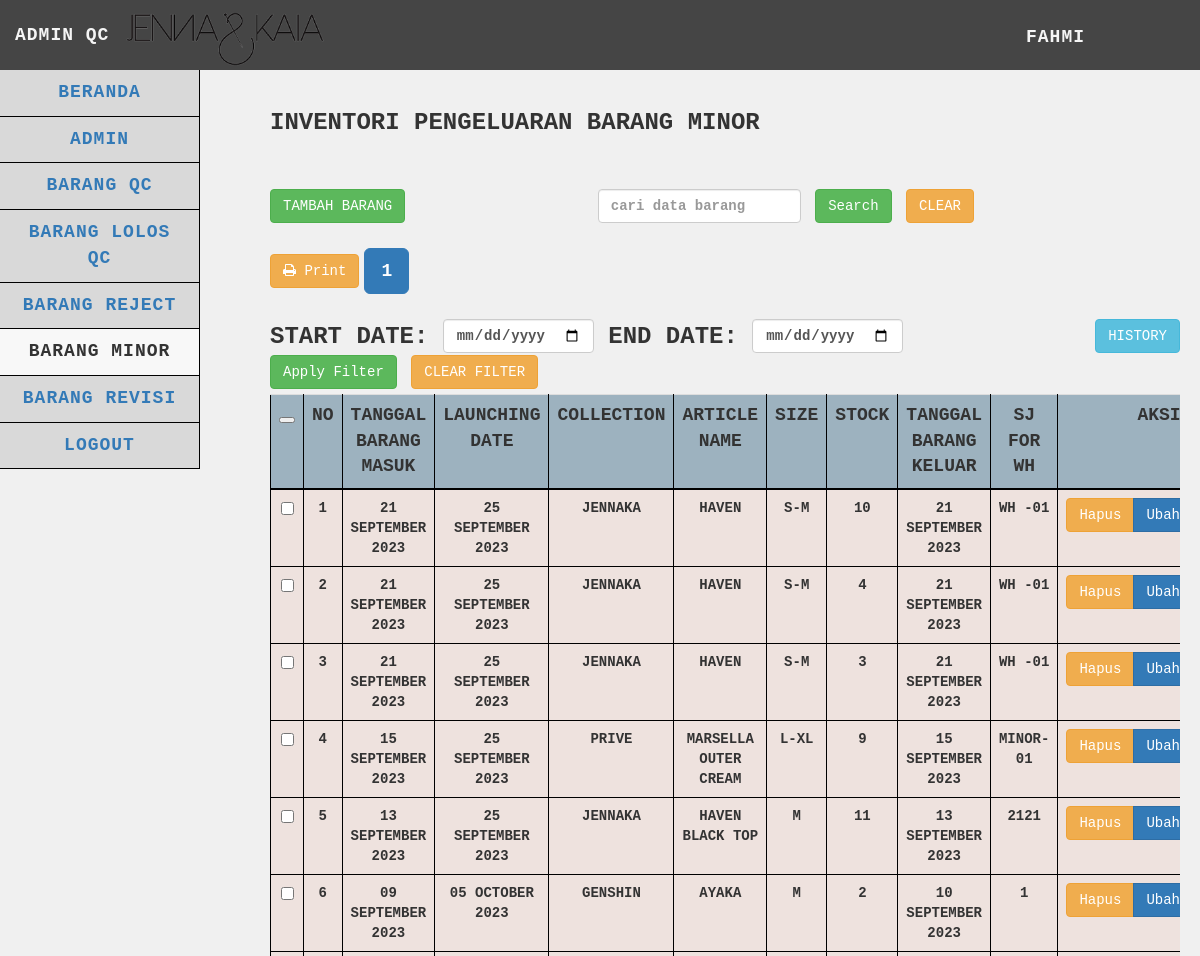
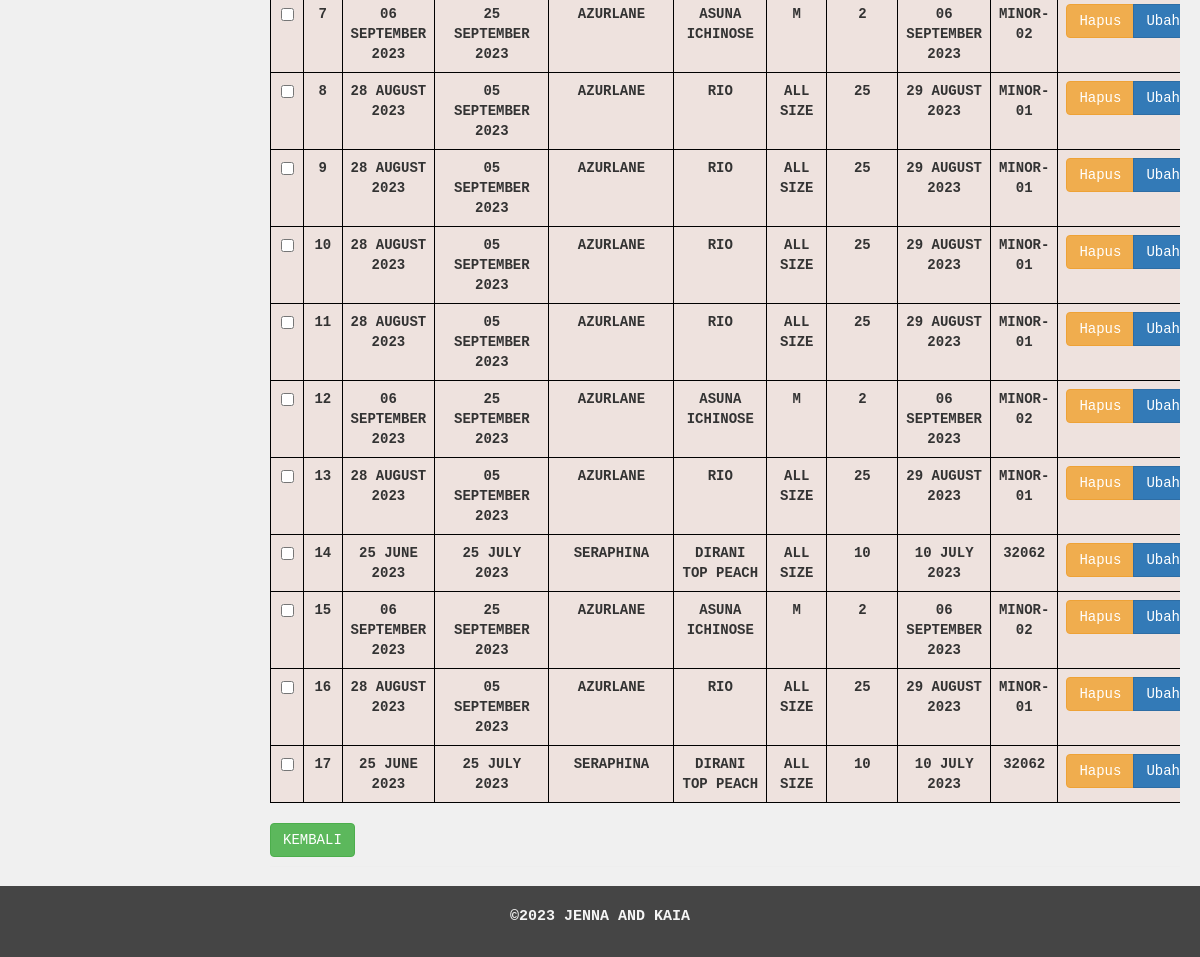
Screenshot of /qc/barangminor/barangminor.php (signed in) with the database file from the repository (2 pictures, top to bottom).
### tables this page shows
CREATE TABLE `barang_minor` (
  `idbarang_minor` int(25) NOT NULL,
  `tgl_brg_masuk` date NOT NULL,
  `launching_date` date NOT NULL,
  `collection` varchar(255) NOT NULL,
  `article_name` varchar(255) NOT NULL,
  `size` varchar(15) NOT NULL,
  `stock` int(255) NOT NULL,
  `tgl_brg_keluar` date NOT NULL,
  `sj_for_wh` varchar(255) NOT NULL,
  `idbarang_qc` int(25) NOT NULL
);

### qc/barangminor/functions.php (called while the page is built, shortened)
<?php
$db = mysqli_connect("localhost", "root", "", "gudangjenna");
function query($query)
{
    global $db;
    $result = mysqli_query($db, $query);
    $rows = [];
    while ($row = mysqli_fetch_assoc($result)) {
        $rows[] = $row;
    }
    return $rows;
}
function getNama($username)
{
    global $db;
    $query = "SELECT nama FROM admin WHERE username = '$username' AND role = 'qc'";
    $result = mysqli_query($db, $query);
    if ($result && mysqli_num_rows($result) > 0) {
        $user = mysqli_fetch_assoc($result);
        return $user['nama'];
    } else {
        return "Nama Tidak Ditemukan";
    }
}
function formatDate($dateString)
{
    $timestamp = strtotime($dateString);
    return date('d F Y', $timestamp);
}

### qc/barangminor/barangminor.php (the view, shortened to what this page needs)
<?php
$barangminor = query("SELECT * FROM barang_minor");
$limit = 20;
$page = isset($_GET['page']) ? $_GET['page'] : 1;
$start = ($page - 1) * $limit;
$start_date = isset($_GET['start_date']) ? $_GET['start_date'] : '';
$end_date = isset($_GET['end_date']) ? $_GET['end_date'] : '';
$date_filter = '';
$search = isset($_GET['search']) ? $_GET['search'] : '';
$search_filter = '';
$query = "SELECT * FROM barang_minor $date_filter $search_filter ORDER BY idbarang_minor DESC LIMIT $start, $limit";
$barangminor = query($query);
$totalRecordsSearchDateFilter = count(query("SELECT * FROM barang_minor $date_filter $search_filter"));
$totalPagesSearchDateFilter = ceil($totalRecordsSearchDateFilter / $limit);
?>
<!DOCTYPE html>
<html>
<head>
    <link href="../../vendor/css/bootstrap/bootstrap.min.css" rel="stylesheet">
    <link href="../../vendor/css/bootstrap/bootstrap.css" rel="stylesheet">
    <link href="../../vendor/font-awesome/css/font-awesome.min.css" rel="stylesheet" type="text/css">
    <link href="../../css/tabel.css" rel="stylesheet">
</head>
<body>
    <nav class="navbar navbar-default navbar-static-top" role="navigation" style="margin-bottom: 0">
        <div class="navbar-header">
            <img src="../../images/Jenna-Kaia.png" alt="Logo Perusahaan" class="navbar-logo">
            <a class="navbar-brand">ADMIN QC</a>
        </div>
        <ul class="nav navbar-top-links navbar-right">
            <li class="dropdown">
                <a class="dropdown-toggle" data-toggle="dropdown" href="../logout.php"><?php echo getNama($_SESSION['usernameqc']); ?></i>
                </a>
            </li>
        </ul>
        <div class="navbar-default sidebar" role="navigation">
            <div class="sidebar-nav navbar-collapse">
                <ul class="nav" id="side-menu">
                    <li>
                        <a href="../beranda.php">
                            BERANDA
                        </a>
                    </li>
                    <li>
                        <a href="../admin/admin.php">
                            ADMIN
                        </a>
                    </li>
                    <li>
                        <a href="../barangqc/barangqc.php">
                            BARANG QC
                        </a>
                    </li>
                    <li>
                        <a href="../baranglolosqc/baranglolosqc.php">
                            BARANG LOLOS QC
                        </a>
                    </li>
                    <li>
                        <a href="../barangreject/barangreject.php">
                            BARANG REJECT
                        </a>
                    </li>
                    <li class="active">
                        <a href="barangminor.php">
                            BARANG MINOR
                        </a>
                    </li>
                    <li>
                        <a href="../barangrevisi/barangrevisi.php">
                            BARANG REVISI
                        </a>
                    </li>
                    <li>
                        <a href="../logout.php" onclick="return confirm('yakin ingin logout?')">
                            Logout
                        </a>
                    </li>
                </ul>
            </div>
        </div>
    </nav>
    <div class="content">
        <div class="container-fluid">
            <h1 class="page-header">Inventori Pengeluaran Barang Minor
                <br><br><br>
                <div class="row">
                    <div class="col-md-4">
                        <div class="text-left">
                            <a href="#" class="btn btn-success" data-toggle="modal" data-target="#tambahBarangModal">Tambah
                                Barang</a>
                        </div>
                    </div>
                    <div class="col-md-6">
                        <form action="" method="GET" class="form-inline">
                            <input type="text" class="form-control mx-2" id="search" name="search" value="<?php echo $_GET['search'] ?? ''; ?>" placeholder="cari data barang">
                            <button type="submit" class="btn btn-success">Search</button>
                            <a href="barangminor.php" class="btn btn-warning mx-2">Clear</a>
                        </form>
                    </div>
                </div>
                <div class="row" style="margin-top: 5px;">
                    <div class="col-md-6">
                        <div class="button-group" style="display: flex; align-items: center;">
                            <div style="margin-right: 5px;">
                                <button class="btn btn-warning" onclick="printTable()">
                                    <i class="fa fa-print"></i> Print
                                </button>
                            </div>
                            <div class="pagination-container">
                                <ul class="pagination pagination-lg">
                                    <?php
                                    $startPage = max(1, $page - 1);
                                    $endPage = min($totalPagesSearchDateFilter, $startPage + 4);
                                    for ($p = $startPage; $p <= $endPage; $p++) :
                                    ?>
                                        <li class="<?php if ($p == $page) echo 'active'; ?>">
                                            <a href="?page=<?php echo $p; ?>&start_date=<?php echo $start_date; ?>&end_date=<?php echo $end_date; ?>&search=<?php echo $search; ?>">
                                                <?php echo $p; ?>
                                            </a>
                                        </li>
                                    <?php endfor; ?>
                                </ul>
                            </div>
                        </div>
                    </div>
                </div>
                <div class="row" style="margin-top: 5px; margin-bottom: 5px">
                    <div class="col-md-10">
                        <form action="" method="GET" class="form-inline">
                            <label for="start_date">Start Date:</label>
                            <input type="date" class="form-control mx-2" id="start_date" name="start_date" value="<?php echo $_GET['start_date'] ?? ''; ?>">
                            <label for="end_date">End Date:</label>
                            <input type="date" class="form-control mx-2" id="end_date" name="end_date" value="<?php echo $_GET['end_date'] ?? ''; ?>">
                            <button type="submit" class="btn btn-success">Apply Filter</button>
                            <a href="barangminor.php" class="btn btn-warning mx-2">Clear Filter</a>
                        </form>
                    </div>
                    <div class="col-md-2 text-right">
                        <a href="barangminor_history.php" class="btn btn-info mx-2" target="_blank">History</a>
                    </div>
                </div>
                <div class="table-responsive">
                    <table id="data-table" class="table table-hover">
                        <tr>
                            <th scope="col"><button onclick="checkAll()"></button></th>
                            <th scope="col">No</th>
                            <th scope="col">Tanggal Barang Masuk</th>
                            <th scope="col">Launching Date</th>
                            <th scope="col">Collection</th>
                            <th scope="col">Article Name</th>
                            <th scope="col">Size</th>
                            <th scope="col">Stock</th>
                            <th scope="col">Tanggal Barang Keluar</th>
                            <th scope="col">SJ For WH</th>
                            <th scope="col">Aksi</th>
                        </tr>
                        <?php $i = $start + 1; ?>
                        <?php foreach ($barangminor as $row) : ?>
                            <tr class="data-row">
                                <td><input type="checkbox" class="print-checkbox" data-id="<?= $row["idbarang_minor"]; ?>">
                                </td>
                                <td><?= $i; ?></td>
                                <td><?= formatDate($row["tgl_brg_masuk"]); ?></td>
                                <td><?= formatDate($row["launching_date"]); ?></td>
                                <td><?= $row["collection"]; ?></td>
                                <td><?= $row["article_name"]; ?></td>
                                <td><?= $row["size"]; ?></td>
                                <td><?= $row["stock"]; ?></td>
                                <td><?= formatDate($row["tgl_brg_keluar"]); ?></td>
                                <td><?= $row["sj_for_wh"]; ?></td>
                                <td>
                                    <div class="btn-group text-center" style="display: flex; justify-content: center;">
                                        <button type="button" class="btn btn-warning delete-button" data-id="<?= $row["idbarang_minor"]; ?>">Hapus</button>
                                        <button type="button" class="btn btn-primary" data-toggle="modal" data-target="#ubahBarangModal<?= $row["idbarang_minor"]; ?>" data-id="<?= $row["idbarang_minor"]; ?>" data-page="<?= $page; ?>">Ubah</button>
                                    </div>
                                </td>
                            </tr>
                            <?php $i++; ?>
                        <?php endforeach; ?>
                    </table>
                </div>
                <div>
                    <a href="../beranda.php" class="btn btn-success">Kembali</a>
                </div>
        </div>
    </div>
    <footer>
        <p>©2023 Jenna and Kaia</p>
    </footer>
</body>
</html>

### css/tabel.css (style rules this page uses)
body { font-family: "Courier New", Courier, monospace; text-transform: uppercase; margin: 0; padding: 0; background-color: #f0f0f0; display: flex; flex-direction: column; min-height: 100vh; }
p { font-size: 15px; }
h1 { text-transform: uppercase; font-weight: 500; }
.page-header { font-weight: bold; font-size: 24px; }
.navbar-logo { max-height: 60px; width: auto; margin-top: 10px; }
.navbar-default.sidebar .nav > li.active > a { background-color: #f8f8f8; color: #333; }
.navbar { background-color: #454545; font-size: large; letter-spacing: 1px; font-weight: 700; font-family: "Courier New", Courier, monospace; text-transform: uppercase; border: none; height: 70px; position: fixed; top: 0; width: 100%; z-index: 99; }
.navbar-header .navbar-brand { color: whitesmoke; margin-top: 10px; }
.dropdown { background-color: #454545; width: 100%; }
.dropdown-toggle { color: whitesmoke; margin-top: 10px; }
.navbar-top-links { margin-right: 0; }
.navbar-top-links li { display: inline-block; }
.navbar-top-links li:last-child { margin-right: 100px; }
.navbar-top-links li a { padding: 15px; min-height: 50px; }
.sidebar { background-color: #d9d9d9; text-align: center; }
.sidebar .sidebar-nav.navbar-collapse { padding-left: 0; padding-right: 0; }
.sidebar ul li { border-bottom: 1px solid black; border-right: 1px solid black; }
@media (min-width: 768px) { .sidebar { z-index: 1; position: absolute; width: 200px; margin-top: 70px; } }
@media (min-width: 768px) { .navbar-top-links { margin-left: auto; } }
.content { padding-top: 50px; padding-bottom: 50px; flex: 1; }
.container-fluid { padding: 20px; }
.table { border-collapse: collapse; width: 100%; }
.table th { background-color: #9db2bf; border: 1px solid black; text-align: center; border-bottom: 2px solid black; font-size: 18px; }
.table td { background-color: #eee2de; border: 1px solid black; text-align: center; font-size: 14px; }
@media (min-width: 768px) { .content { margin-left: 250px; } }
footer { text-transform: uppercase; padding: 20px; color: whitesmoke; background-color: #454545; text-align: center; font-weight: bold; position: fixed; bottom: 0; left: 0; width: 100%; }
footer p { text-align: center; }
.pagination-container { display: flex; justify-content: center; align-items: center; }

### rows the page displays
barang_minor: tgl_brg_masuk "21 SEPTEMBER 2023", launching_date "25 SEPTEMBER 2023", collection "JENNAKA", article_name "HAVEN", size "S-M", stock "10", tgl_brg_keluar "21 SEPTEMBER 2023", sj_for_wh "WH -01"
barang_minor: tgl_brg_masuk "21 SEPTEMBER 2023", launching_date "25 SEPTEMBER 2023", collection "JENNAKA", article_name "HAVEN", size "S-M", stock "4", tgl_brg_keluar "21 SEPTEMBER 2023", sj_for_wh "WH -01"
barang_minor: tgl_brg_masuk "21 SEPTEMBER 2023", launching_date "25 SEPTEMBER 2023", collection "JENNAKA", article_name "HAVEN", size "S-M", stock "3", tgl_brg_keluar "21 SEPTEMBER 2023", sj_for_wh "WH -01"
barang_minor: tgl_brg_masuk "15 SEPTEMBER 2023", launching_date "25 SEPTEMBER 2023", collection "PRIVE", article_name "MARSELLA OUTER CREAM", size "L-XL", stock "9", tgl_brg_keluar "15 SEPTEMBER 2023", sj_for_wh "MINOR-01"
barang_minor: tgl_brg_masuk "13 SEPTEMBER 2023", launching_date "25 SEPTEMBER 2023", collection "JENNAKA", article_name "HAVEN BLACK TOP", size "M", stock "11", tgl_brg_keluar "13 SEPTEMBER 2023", sj_for_wh "2121"
barang_minor: tgl_brg_masuk "09 SEPTEMBER 2023", launching_date "05 OCTOBER 2023", collection "GENSHIN", article_name "AYAKA", size "M", stock "2", tgl_brg_keluar "10 SEPTEMBER 2023", sj_for_wh "1"
barang_minor: tgl_brg_masuk "06 SEPTEMBER 2023", launching_date "25 SEPTEMBER 2023", collection "AZURLANE", article_name "ASUNA ICHINOSE", size "M", stock "2", tgl_brg_keluar "06 SEPTEMBER 2023", sj_for_wh "MINOR-02"
barang_minor: tgl_brg_masuk "28 AUGUST 2023", launching_date "05 SEPTEMBER 2023", collection "AZURLANE", article_name "RIO", size "ALL SIZE", stock "25", tgl_brg_keluar "29 AUGUST 2023", sj_for_wh "MINOR-01"
barang_minor: tgl_brg_masuk "28 AUGUST 2023", launching_date "05 SEPTEMBER 2023", collection "AZURLANE", article_name "RIO", size "ALL SIZE", stock "25", tgl_brg_keluar "29 AUGUST 2023", sj_for_wh "MINOR-01"
barang_minor: tgl_brg_masuk "28 AUGUST 2023", launching_date "05 SEPTEMBER 2023", collection "AZURLANE", article_name "RIO", size "ALL SIZE", stock "25", tgl_brg_keluar "29 AUGUST 2023", sj_for_wh "MINOR-01"
barang_minor: tgl_brg_masuk "28 AUGUST 2023", launching_date "05 SEPTEMBER 2023", collection "AZURLANE", article_name "RIO", size "ALL SIZE", stock "25", tgl_brg_keluar "29 AUGUST 2023", sj_for_wh "MINOR-01"
barang_minor: tgl_brg_masuk "06 SEPTEMBER 2023", launching_date "25 SEPTEMBER 2023", collection "AZURLANE", article_name "ASUNA ICHINOSE", size "M", stock "2", tgl_brg_keluar "06 SEPTEMBER 2023", sj_for_wh "MINOR-02"
barang_minor: tgl_brg_masuk "28 AUGUST 2023", launching_date "05 SEPTEMBER 2023", collection "AZURLANE", article_name "RIO", size "ALL SIZE", stock "25", tgl_brg_keluar "29 AUGUST 2023", sj_for_wh "MINOR-01"
barang_minor: tgl_brg_masuk "25 JUNE 2023", launching_date "25 JULY 2023", collection "SERAPHINA", article_name "DIRANI TOP PEACH", size "ALL SIZE", stock "10", tgl_brg_keluar "10 JULY 2023", sj_for_wh "32062"
barang_minor: tgl_brg_masuk "06 SEPTEMBER 2023", launching_date "25 SEPTEMBER 2023", collection "AZURLANE", article_name "ASUNA ICHINOSE", size "M", stock "2", tgl_brg_keluar "06 SEPTEMBER 2023", sj_for_wh "MINOR-02"
barang_minor: tgl_brg_masuk "28 AUGUST 2023", launching_date "05 SEPTEMBER 2023", collection "AZURLANE", article_name "RIO", size "ALL SIZE", stock "25", tgl_brg_keluar "29 AUGUST 2023", sj_for_wh "MINOR-01"
barang_minor: tgl_brg_masuk "25 JUNE 2023", launching_date "25 JULY 2023", collection "SERAPHINA", article_name "DIRANI TOP PEACH", size "ALL SIZE", stock "10", tgl_brg_keluar "10 JULY 2023", sj_for_wh "32062"

### other values shown
getNama($_SESSION['usernameqc']) "FAHMI"
